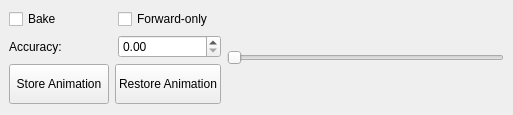
<?xml version="1.0" encoding="UTF-8"?>
<ui version="4.0">
 <class>MainWindow</class>
 <widget class="QMainWindow" name="MainWindow">
  <property name="geometry">
   <rect>
    <x>0</x>
    <y>0</y>
    <width>513</width>
    <height>115</height>
   </rect>
  </property>
  <property name="maximumSize">
   <size>
    <width>16777215</width>
    <height>115</height>
   </size>
  </property>
  <property name="windowTitle">
   <string>Timing Tool</string>
  </property>
  <widget class="QWidget" name="centralwidget">
   <layout class="QHBoxLayout" name="horizontalLayout_5">
    <item>
     <layout class="QVBoxLayout" name="verticalLayout">
      <item>
       <layout class="QHBoxLayout" name="horizontalLayout_3">
        <item>
         <widget class="QCheckBox" name="bake_checkBox">
          <property name="text">
           <string>Bake</string>
          </property>
         </widget>
        </item>
        <item>
         <widget class="QCheckBox" name="forwardOnly_checkBox">
          <property name="text">
           <string>Forward-only</string>
          </property>
         </widget>
        </item>
       </layout>
      </item>
      <item>
       <layout class="QHBoxLayout" name="horizontalLayout">
        <item>
         <widget class="QLabel" name="label">
          <property name="text">
           <string>Accuracy:</string>
          </property>
         </widget>
        </item>
        <item>
         <widget class="QDoubleSpinBox" name="accurracy_doubleSpinBox"/>
        </item>
       </layout>
      </item>
      <item>
       <layout class="QHBoxLayout" name="horizontalLayout_2">
        <item>
         <widget class="QPushButton" name="storeAnimation_pushButton">
          <property name="minimumSize">
           <size>
            <width>100</width>
            <height>40</height>
           </size>
          </property>
          <property name="text">
           <string>Store Animation</string>
          </property>
         </widget>
        </item>
        <item>
         <widget class="QPushButton" name="restoreAnimation_pushButton">
          <property name="minimumSize">
           <size>
            <width>100</width>
            <height>40</height>
           </size>
          </property>
          <property name="text">
           <string>Restore Animation</string>
          </property>
         </widget>
        </item>
       </layout>
      </item>
     </layout>
    </item>
    <item>
     <widget class="QSlider" name="horizontalSlider">
      <property name="orientation">
       <enum>Qt::Horizontal</enum>
      </property>
     </widget>
    </item>
   </layout>
  </widget>
 </widget>
 <resources/>
 <connections/>
</ui>
